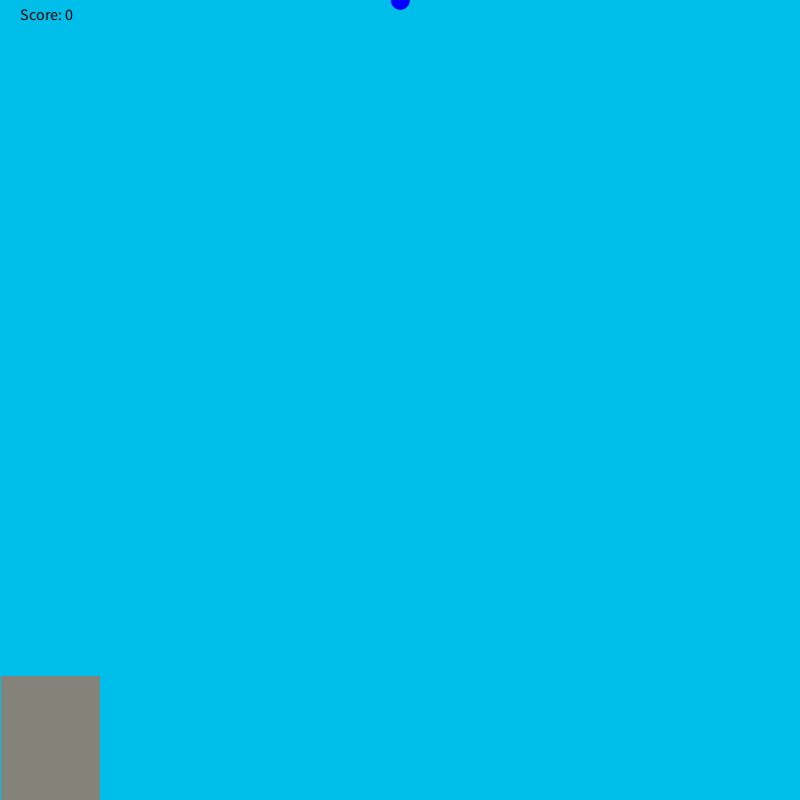
Frame 1 (no input)
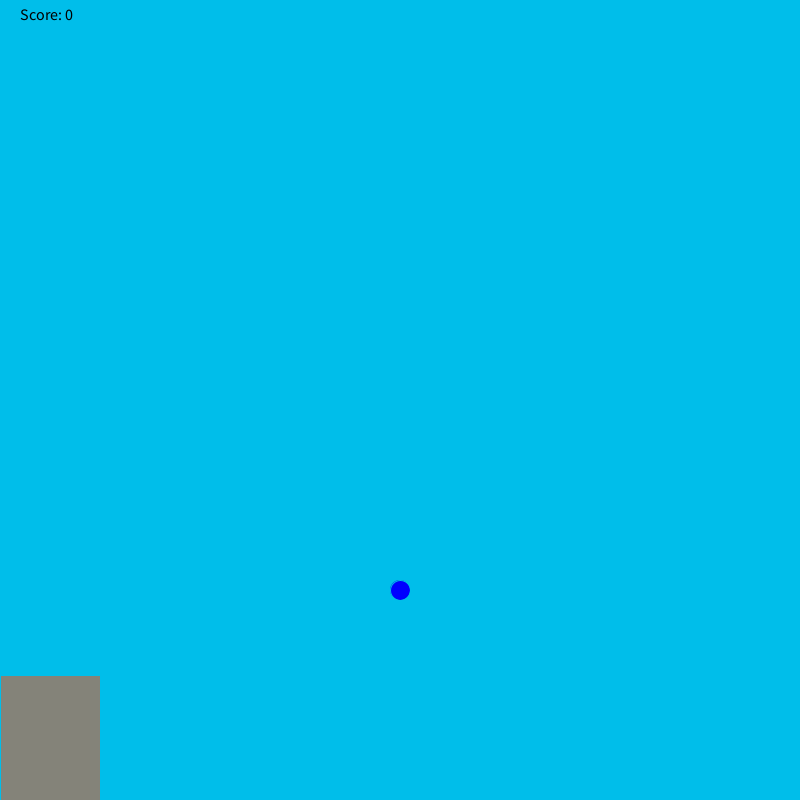
Frame 60 (the mouse pressed at the canvas centre just before this capture)
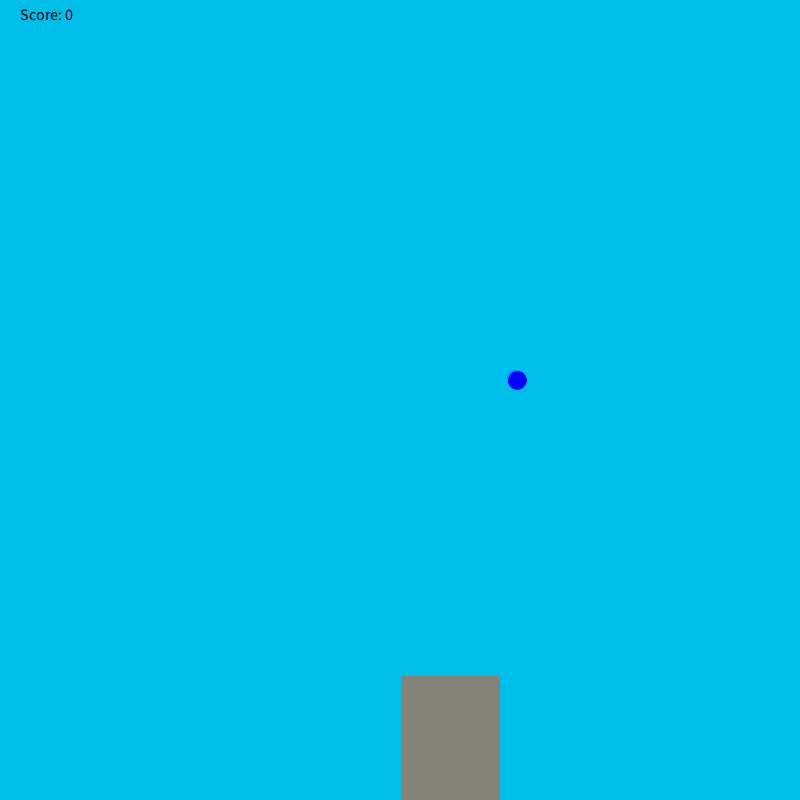
Frame 120 (the mouse held since frame 60 and released just before this capture)

The Processing sketch that drew these frames (run headless with seeded random() and noise(); from frame 60 on, the mouse is pressed at the canvas centre):

// Processing sketch: rain_game
// ── rain_game.pde
int x = 400;
int y = 0;
int score = 0;
void setup(){
  size(800,800);
}
void draw(){
  background(0,190,234);
  fill(0, 0, 255);
stroke(0, 190, 234);
ellipse(x,y, 20, 20);
fill(132, 131, 121);
rect(mouseX, 675, 100, 125);
fill(0, 0, 0);
textSize(16);
text("Score: " + score, 20, 20);
y+=10;
if(y>height){
   checkCatch(x);
  y=0;
  x = (int) random(width);
}
}
void checkCatch(int x){
     if (x > mouseX && x < mouseX+100)
          score++;
     else if (score > 0) 
          score--;
     println("Your score is now: " + score); }
